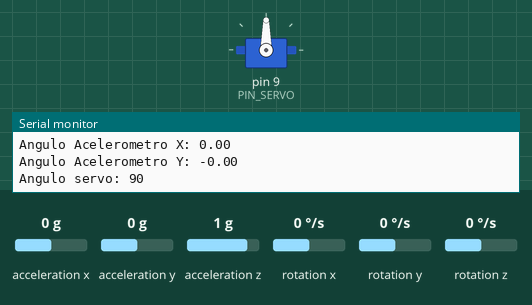
Simulated run of this sketch. Board: Arduino Uno, built with avr-gcc and run on an emulated ATmega328P. Shown: servo, the last lines printed to the serial monitor. Wiring (inferred from the names in the program): MPU-6050 motion sensor at I2C address 0x68. The inputs (shaded band) are chosen by the test bench; at power-on: acceleration y 0 g, acceleration x 0 g, acceleration z 1 g, rotation x 0 °/s, rotation y 0 °/s, rotation z 0 °/s.

Above: at 1.3 s.
1.4 s: acceleration y set to -1.4 g
At 1.9 s:
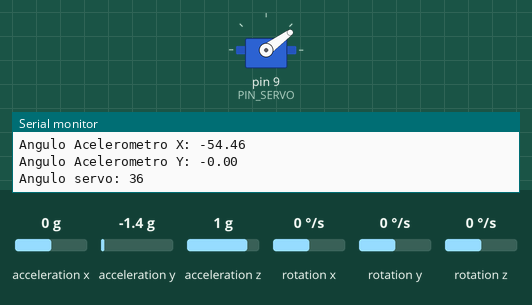
3.0 s: acceleration x set to -1.4 g
At 3.7 s:
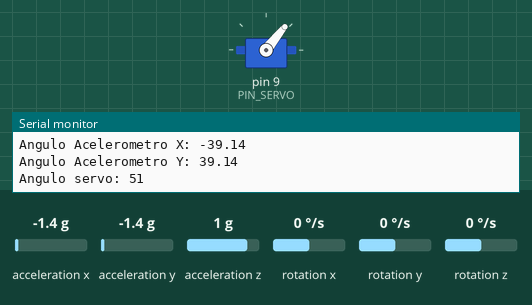
4.6 s: acceleration y set to -0.8 g
At 5.5 s:
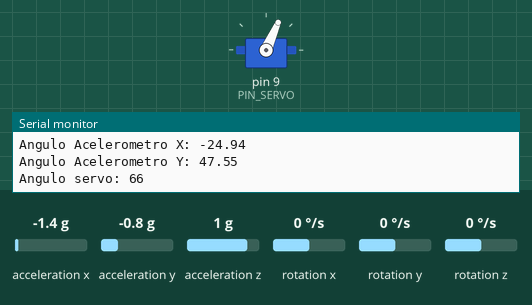
6.1 s: acceleration y set to 0.8 g
At 7.3 s:
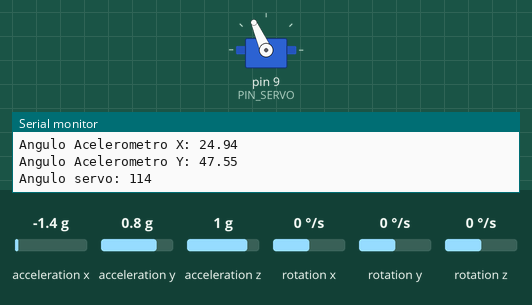
7.7 s: acceleration x set to -0.8 g
At 8.9 s:
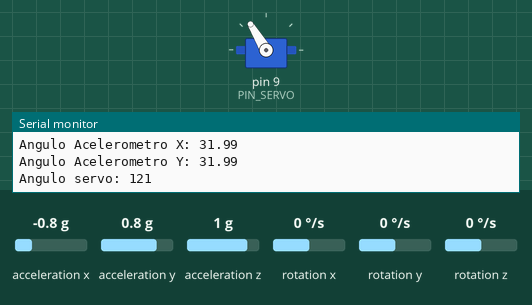
9.2 s: acceleration x set to 1.4 g
At 9.8 s:
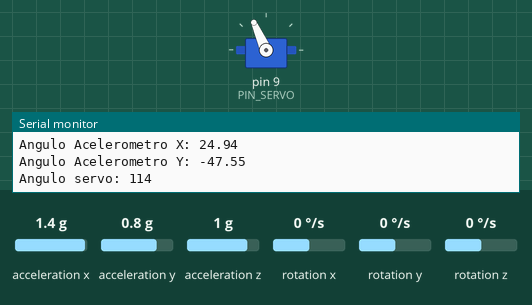
Timing chart, 0 to 11.8 s (numbered marks = the images above; inputs shaded):
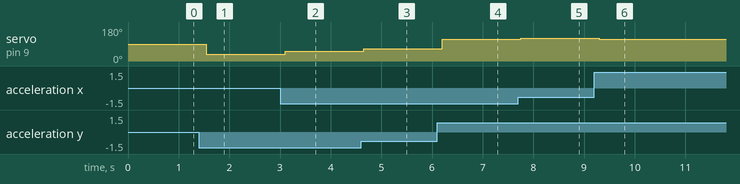

Measured:
- after the input at 1.4 s, servo on pin 9 (PIN_SERVO): 90° → 36° after 0.15 s
- after the input at 3.0 s, servo on pin 9 (PIN_SERVO): 36° → 51° after 0.10 s
- after the input at 4.6 s, servo on pin 9 (PIN_SERVO): 51° → 66° after 0.05 s
- after the input at 6.1 s, servo on pin 9 (PIN_SERVO): 66° → 114° after 0.10 s
- after the input at 7.7 s, servo on pin 9 (PIN_SERVO): 114° → 121° after 0.05 s
- after the input at 9.2 s, servo on pin 9 (PIN_SERVO): 121° → 114° after 0.10 s

The sketch:

Ejercicio17-I2C_Servo.ino
```cpp
#define PIN_SERVO 9

#include<Wire.h>
#include <Servo.h>

// Ratios de conversion especificados en la documentacion
// Deberemos dividir los valores que nos da el Giroscopio y el
// Acelerometro entre estas constantes para obtener un valor
// coherente. RAD_A_DEG es la conversion de radianes a grados.
#define A_R 16384.0  // aceleracion
#define G_R 131.0    // giroscopo

//Conversion de radianes a grados 180/PI
#define RAD_A_DEG = 57.295779

//MPU-6050 da los valores en enteros de 16 bits

const int MPU_addr = 0x68; // I2C address of the MPU-6050

//Valores sin refinar
int16_t AcX, AcY, AcZ, Tmp, GyX, GyY, GyZ;

//Angulos
float Acc[2];
float Gy[2];
float Angle[2] = {0, 0};

Servo myservo;

void setup() {
  Wire.begin();
  Wire.beginTransmission(MPU_addr);
  Wire.write(0x6B);  // PWR_MGMT_1 register
  Wire.write(0);     // set to zero (wakes up the MPU-6050)
  Wire.endTransmission(true);

  myservo.attach(PIN_SERVO);

  Serial.begin(9600);
}

void loop() {
  Wire.beginTransmission(MPU_addr);
  Wire.write(0x3B);  // starting with register 0x3B (ACCEL_XOUT_H)
  Wire.endTransmission(false);
  Wire.requestFrom(MPU_addr, 14, true); // request a total of 14 registers
  AcX = Wire.read() << 8 | Wire.read(); // 0x3B (ACCEL_XOUT_H) & 0x3C (ACCEL_XOUT_L)
  AcY = Wire.read() << 8 | Wire.read(); // 0x3D (ACCEL_YOUT_H) & 0x3E (ACCEL_YOUT_L)
  AcZ = Wire.read() << 8 | Wire.read(); // 0x3F (ACCEL_ZOUT_H) & 0x40 (ACCEL_ZOUT_L)
  Tmp = Wire.read() << 8 | Wire.read(); // 0x41 (TEMP_OUT_H) & 0x42 (TEMP_OUT_L)
  GyX = Wire.read() << 8 | Wire.read(); // 0x43 (GYRO_XOUT_H) & 0x44 (GYRO_XOUT_L)
  GyY = Wire.read() << 8 | Wire.read(); // 0x45 (GYRO_YOUT_H) & 0x46 (GYRO_YOUT_L)
  GyZ = Wire.read() << 8 | Wire.read(); // 0x47 (GYRO_ZOUT_H) & 0x48 (GYRO_ZOUT_L)

  //Se calculan los ngulos Y, X respectivamente.
  Acc[1] = atan(-1 * (AcX / A_R) / sqrt(pow((AcY / A_R), 2) + pow((AcZ / A_R), 2))) * RAD_TO_DEG;
  Acc[0] = atan((AcY / A_R) / sqrt(pow((AcX / A_R), 2) + pow((AcZ / A_R), 2))) * RAD_TO_DEG;

  Serial.println("Angulo Acelerometro X: " + String(Acc[0]));
  Serial.println("Angulo Acelerometro Y: " + String(Acc[1]));

  //Indico posicion al servo
  myservo.write(map(Acc[0], -90, 90, 0, 180));
  Serial.println("Angulo servo: " + String(map(Acc[0], -90, 90, 0, 180)));

  delay(500);
}
```
